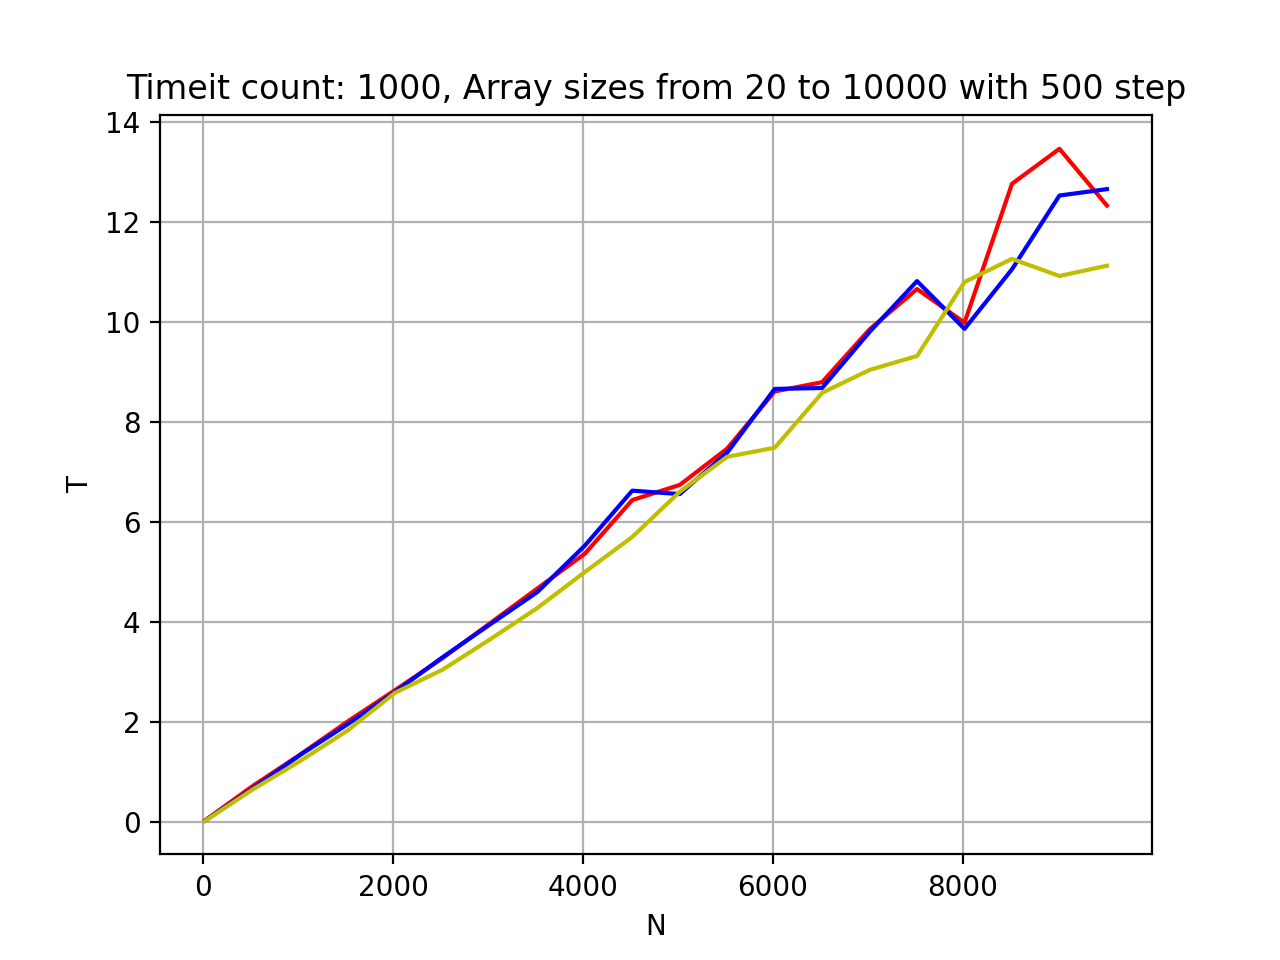

This chart was generated by the following Python code:
# Проанализировать скорость и сложность одного любого алгоритма
# из разработанных в рамках домашнего задания первых трех уроков.
# Примечание. Идеальным решением будет:
# ● выбрать хорошую задачу, которую имеет смысл оценивать,
# ● написать 3 варианта кода (один у вас уже есть),
# ● проанализировать 3 варианта и выбрать оптимальный,
# ● результаты анализа вставить в виде комментариев в файл
# с кодом (не забудьте указать, для каких N вы проводили замеры),
# ● написать общий вывод: какой из трёх вариантов лучше и почему.

# В одномерном массиве найти сумму элементов,
# находящихся между минимальным и максимальным элементами.
# Сами минимальный и максимальный элементы в сумму не включать.

from cProfile import run as c_run
from timeit import timeit
from random import randint

from matplotlib import pyplot as plt


def test(func):
    print(f'Test function \x1b[1;37;33m{func.__name__}\x1b[0m', end=' ')

    _sum, array = func()

    idx_min = 0
    idx_max = 0
    for i in range(1, len(array)):
        if array[i] < array[idx_min]:
            idx_min = i
        elif array[i] > array[idx_max]:
            idx_max = i

    if idx_min > idx_max:
        idx_min, idx_max = idx_max, idx_min

    test_sum = 0
    for i in range(idx_min + 1, idx_max):
        test_sum += array[i]

    assert _sum == test_sum, f'{_sum} != {test_sum}'
    print('OK')


def first(size=20, min_item=1, max_item=99):
    array = [randint(min_item, max_item) for _ in range(size)]

    extremum = {
        'max': (0, array[0]),
        'min': (0, array[0])
    }

    for i, val in enumerate(array):
        if val > extremum['max'][1]:
            extremum['max'] = (i, val)

        if val < extremum['min'][1]:
            extremum['min'] = (i, val)

    if extremum['max'][0] < extremum['min'][0]:
        start = extremum['max'][0] + 1
        end = extremum['min'][0]
    else:
        start = extremum['min'][0] + 1
        end = extremum['max'][0]

    _sum = 0
    for i in array[start: end]:
        _sum += i

    return _sum, array


def second(size=20, min_item=1, max_item=99):
    array = [randint(min_item, max_item) for _ in range(size)]

    idx_min = 0
    idx_max = 0
    for i in range(1, len(array)):
        if array[i] < array[idx_min]:
            idx_min = i
        elif array[i] > array[idx_max]:
            idx_max = i

    if idx_min > idx_max:
        idx_min, idx_max = idx_max, idx_min

    _sum = 0
    for i in range(idx_min + 1, idx_max):
        _sum += array[i]

    return _sum, array


def third(size=20, min_item=1, max_item=99):
    array = [randint(min_item, max_item) for _ in range(size)]

    _max = max(array)
    _min = min(array)

    start = array.index(_min)
    end = array.index(_max)

    if end < start:
        end, start = start, end

    _sum = sum(array[start + 1: end])
    return _sum, array


def plot_timeit(timeit_count=1000):
    sizes = []
    first_times = []
    second_times = []
    third_times = []
    _start = 20
    _end = 10000
    _step = 500
    for size in range(_start, _end, _step):
        print(f'Calculating {size}-size of array')
        sizes.append(size)
        first_times.append(timeit(f'first({size})', number=timeit_count, globals=globals()))
        second_times.append(timeit(f'second({size})', number=timeit_count, globals=globals()))
        third_times.append(timeit(f'third({size})', number=timeit_count, globals=globals()))

    plt.plot(sizes, first_times, 'r')  # Red
    plt.plot(sizes, second_times, 'b')  # Blue
    plt.plot(sizes, third_times, 'y')  # Yellow
    plt.title(
        f'Timeit count: {timeit_count}, Array sizes from {_start} to {_end} with {_step} step')
    plt.xlabel('N')  # N-size of array
    plt.ylabel('T')  # Time
    plt.grid()
    plt.show()


test(first)
test(second)
test(third)

plot_timeit()


c_run('first(1000)')
#       5323 function calls in 0.002 seconds
#
# Ordered by: standard name
#
# ncalls  tottime  percall  cumtime  percall filename:lineno(function)
#      1    0.000    0.000    0.002    0.002 <string>:1(<module>)
#   1000    0.001    0.000    0.001    0.000 random.py:174(randrange)
#   1000    0.000    0.000    0.002    0.000 random.py:218(randint)
#   1000    0.001    0.000    0.001    0.000 random.py:224(_randbelow)
#      1    0.000    0.000    0.002    0.002 task_1.py:46(first)
#      1    0.000    0.000    0.002    0.002 task_1.py:47(<listcomp>)
#      1    0.000    0.000    0.002    0.002 {built-in method builtins.exec}
#   1000    0.000    0.000    0.000    0.000 {method 'bit_length' of 'int' objects}
#      1    0.000    0.000    0.000    0.000 {method 'disable' of '_lsprof.Profiler' objects}
#   1318    0.000    0.000    0.000    0.000 {method 'getrandbits' of '_random.Random' objects}


c_run('second(1000)')
#       5345 function calls in 0.002 seconds
#
# Ordered by: standard name
#
# ncalls  tottime  percall  cumtime  percall filename:lineno(function)
#      1    0.000    0.000    0.002    0.002 <string>:1(<module>)
#   1000    0.001    0.000    0.001    0.000 random.py:174(randrange)
#   1000    0.000    0.000    0.002    0.000 random.py:218(randint)
#   1000    0.001    0.000    0.001    0.000 random.py:224(_randbelow)
#      1    0.000    0.000    0.002    0.002 task_1.py:75(second)
#      1    0.000    0.000    0.002    0.002 task_1.py:76(<listcomp>)
#      1    0.000    0.000    0.002    0.002 {built-in method builtins.exec}
#      1    0.000    0.000    0.000    0.000 {built-in method builtins.len}
#   1000    0.000    0.000    0.000    0.000 {method 'bit_length' of 'int' objects}
#      1    0.000    0.000    0.000    0.000 {method 'disable' of '_lsprof.Profiler' objects}
#   1339    0.000    0.000    0.000    0.000 {method 'getrandbits' of '_random.Random' objects}


c_run('third(1000)')
#       5312 function calls in 0.002 seconds
#
# Ordered by: standard name
#
# ncalls  tottime  percall  cumtime  percall filename:lineno(function)
#      1    0.000    0.000    0.002    0.002 <string>:1(<module>)
#   1000    0.001    0.000    0.001    0.000 random.py:174(randrange)
#   1000    0.000    0.000    0.002    0.000 random.py:218(randint)
#   1000    0.001    0.000    0.001    0.000 random.py:224(_randbelow)
#      1    0.000    0.000    0.002    0.002 task_1.py:96(third)
#      1    0.000    0.000    0.002    0.002 task_1.py:97(<listcomp>)
#      1    0.000    0.000    0.002    0.002 {built-in method builtins.exec}
#      1    0.000    0.000    0.000    0.000 {built-in method builtins.max}
#      1    0.000    0.000    0.000    0.000 {built-in method builtins.min}
#      1    0.000    0.000    0.000    0.000 {built-in method builtins.sum}
#   1000    0.000    0.000    0.000    0.000 {method 'bit_length' of 'int' objects}
#      1    0.000    0.000    0.000    0.000 {method 'disable' of '_lsprof.Profiler' objects}
#   1302    0.000    0.000    0.000    0.000 {method 'getrandbits' of '_random.Random' objects}
#      2    0.000    0.000    0.000    0.000 {method 'index' of 'list' objects}


# Анализ:
# Первый алгоритм имеет сложность O(N) + O(M), где М - размер массива между экстремумами
# Второй алгоритм имеет такую же сложность, как и первый
# Третий алгоритм имеет сложность O(N) + O(N) + O(N) + O(M), однако работает быстрее из-за встроенных функций

# Заключение:
# Время выполнения алгоритма линейно, но прыгает из-за рандома.
# Первые два примерно одинаковы по времени выполнения
# Третий алгоритм является наиболее быстрым несмотря на то
# Первые два алгоритма выиграли только в одной точке при N = 8000,
# можно считать это погрешностью
